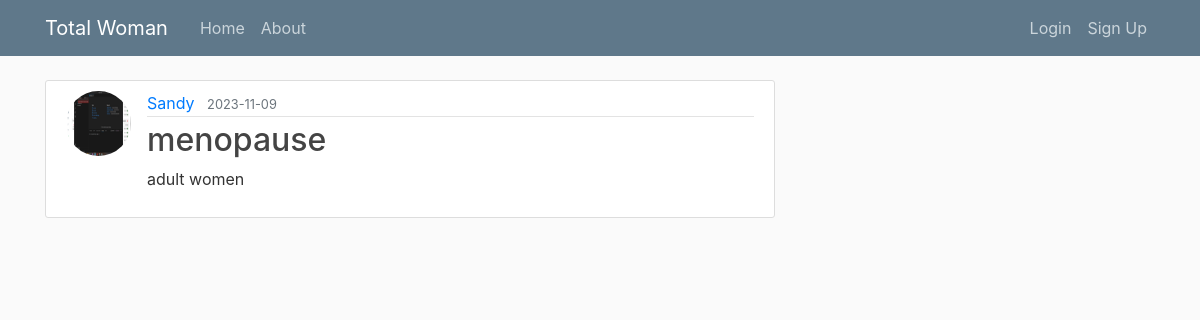
Screenshot of /post/2 with the database file from the repository.
### app/models.py (models this page shows, shortened)
class User(db.Model, UserMixin): # Usermixin is provided by flask_login extension managing user authentication
    id = db.Column(db.Integer, primary_key=True)
    username = db.Column(db.String(20), unique=True, nullable=False)
    email = db.Column(db.String(120), unique=True, nullable=False)
    image_file = db.Column(db.String(20), nullable=False, default='default.jpg')
    password = db.Column(db.String(60), nullable=False)
    posts = db.relationship('Post', backref='author', lazy=True)
    """

    """
    """
    def get_reset_token(self):
            payload = {
                'sub': self.id,
                'iss': current_app.config['SECRET_KEY'],
                'exp': datetime.utcnow() + timedelta(minutes=30)
            }
            secret_key = current_app.config['SECRET_KEY']
            token = jwt.encode(payload, secret_key, algorithm='HS256')
            return token

        @staticmethod
        def verify_reset_token(token):
            try:
                secret_key = current_app.config['SECRET_KEY']
                payload = jwt.decode(token, secret_key, algorithms=['HS256'])

                # Verify the 'iss' (issuer) claim
                if payload['iss'] != secret_key:
                    return None  # Token was not issued by the expected issuer

                # Verify the 'exp' (expiration time) claim
                if datetime.utcnow() > datetime.fromtimestamp(payload['exp']):
                    return None  # Token has expired

                # Retrieve the user based on user_id from the token's 'sub' (subject) claim
                user_id = payload['sub']
                user = User.query.get(user_id)
                return user
            except jwt.ExpiredSignatureError:
                return None # Token has expired
            except jwt.InvalidTokenError:
                return None # Invalid token or signature
            #return None


        def __repr__(self):
            return f"User ('{self.username}', '{self.email}', '{self.image_file}')"
    """

class Post(db.Model):
    id = db.Column(db.Integer, primary_key=True)
    title = db.Column(db.String(100), nullable=False)
    date_posted = db.Column(db.DateTime, nullable=False, default=datetime.utcnow)
    content = db.Column(db.Text, nullable=False)
    user_id = db.Column(db.Integer, db.ForeignKey('user.id'), nullable=False)

### app/routes.py (the view)
@app.route('/post/<int:post_id>')
def post(post_id):
    post = Post.query.get_or_404(post_id)
    return render_template('post.html', title=post.title, post=post)

### app/templates/post.html (shortened to what this page needs)
{% extends "base.html" %}
{% block content %}
    <article class="media content-section">
        <img class="rounded-circle article-img" src="{{ url_for('static', filename='profile_pics/' + post.author.image_file) }}">
        <div class="media-body">
        <div class="article-metadata">
            <a class="mr-2" href="{{ url_for('user_posts', username=post.author.username) }}">{{ post.author.username }}</a>
            <small class="text-muted">{{ post.date_posted.strftime('%Y-%m-%d') }}</small>
        </div>
        <h2 class="article-title">{{ post.title }}</h2>
        <p class="article-content">{{ post.content }}</p>
        </div>
    </article>
{% endblock content %}

### app/static/main.css (style rules this page uses)
body { background: #fafafa; color: #333333; margin-top: 5rem; }
h1, h2, h3, h4, h5, h6 { color: #444444; }
.content-section { background: #ffffff; padding: 10px 20px; border: 1px solid #dddddd; border-radius: 3px; margin-bottom: 20px; }
.article-title { color: #444444; }
.article-content { white-space: pre-line; }
.article-img { height: 65px; width: 65px; margin-right: 16px; }
.article-metadata { padding-bottom: 1px; margin-bottom: 4px; border-bottom: 1px solid #e3e3e3 }

### rows the page displays
User: image_file (picture), author.username "Sandy"
Post: date_posted "2023-11-09", title "menopause", content "adult women"
